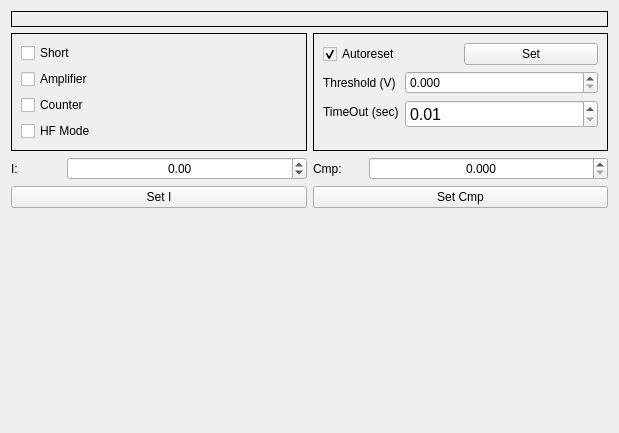
<?xml version="1.0" encoding="UTF-8"?>
<ui version="4.0">
 <class>SspdWidgetM1</class>
 <widget class="QWidget" name="SspdWidgetM1">
  <property name="geometry">
   <rect>
    <x>0</x>
    <y>0</y>
    <width>619</width>
    <height>433</height>
   </rect>
  </property>
  <property name="windowTitle">
   <string>Form</string>
  </property>
  <layout class="QVBoxLayout" name="verticalLayout_5">
   <item>
    <widget class="QLabel" name="lbData">
     <property name="styleSheet">
      <string notr="true">font: 24pt &quot;MS Shell Dlg 2&quot;;</string>
     </property>
     <property name="frameShape">
      <enum>QFrame::Box</enum>
     </property>
     <property name="text">
      <string/>
     </property>
     <property name="textFormat">
      <enum>Qt::AutoText</enum>
     </property>
     <property name="scaledContents">
      <bool>false</bool>
     </property>
     <property name="alignment">
      <set>Qt::AlignLeading|Qt::AlignLeft|Qt::AlignVCenter</set>
     </property>
     <property name="margin">
      <number>0</number>
     </property>
     <property name="indent">
      <number>-1</number>
     </property>
    </widget>
   </item>
   <item>
    <layout class="QHBoxLayout" name="horizontalLayout_4">
     <item>
      <widget class="QFrame" name="frame">
       <property name="frameShape">
        <enum>QFrame::Box</enum>
       </property>
       <property name="frameShadow">
        <enum>QFrame::Plain</enum>
       </property>
       <layout class="QVBoxLayout" name="verticalLayout_3">
        <item>
         <widget class="QCheckBox" name="cbShort">
          <property name="styleSheet">
           <string notr="true">font: 12pt &quot;MS Shell Dlg 2&quot;;</string>
          </property>
          <property name="text">
           <string>Short</string>
          </property>
         </widget>
        </item>
        <item>
         <widget class="QCheckBox" name="cbAmplifier">
          <property name="styleSheet">
           <string notr="true">font: 12pt &quot;MS Shell Dlg 2&quot;;</string>
          </property>
          <property name="text">
           <string>Amplifier</string>
          </property>
         </widget>
        </item>
        <item>
         <widget class="QCheckBox" name="cbCounter">
          <property name="styleSheet">
           <string notr="true">font: 12pt &quot;MS Shell Dlg 2&quot;;</string>
          </property>
          <property name="text">
           <string>Counter</string>
          </property>
         </widget>
        </item>
        <item>
         <widget class="QCheckBox" name="cbHFMode">
          <property name="styleSheet">
           <string notr="true">font: 12pt &quot;MS Shell Dlg 2&quot;;</string>
          </property>
          <property name="text">
           <string>HF Mode</string>
          </property>
         </widget>
        </item>
       </layout>
      </widget>
     </item>
     <item>
      <widget class="QFrame" name="frame_2">
       <property name="frameShape">
        <enum>QFrame::Box</enum>
       </property>
       <property name="frameShadow">
        <enum>QFrame::Plain</enum>
       </property>
       <layout class="QVBoxLayout" name="verticalLayout_4">
        <item>
         <layout class="QHBoxLayout" name="horizontalLayout_5">
          <item>
           <widget class="QCheckBox" name="cbAutoreset">
            <property name="styleSheet">
             <string notr="true">font: 12pt &quot;MS Shell Dlg 2&quot;;</string>
            </property>
            <property name="text">
             <string>Autoreset</string>
            </property>
            <property name="checkable">
             <bool>true</bool>
            </property>
            <property name="checked">
             <bool>true</bool>
            </property>
           </widget>
          </item>
          <item>
           <widget class="QPushButton" name="pbSetParams">
            <property name="styleSheet">
             <string notr="true">font: 12pt &quot;MS Shell Dlg 2&quot;;</string>
            </property>
            <property name="text">
             <string>Set</string>
            </property>
           </widget>
          </item>
         </layout>
        </item>
        <item>
         <layout class="QFormLayout" name="formLayout">
          <item row="0" column="0">
           <widget class="QLabel" name="label_3">
            <property name="styleSheet">
             <string notr="true">font: 12pt &quot;MS Shell Dlg 2&quot;;</string>
            </property>
            <property name="text">
             <string>Threshold (V)</string>
            </property>
           </widget>
          </item>
          <item row="0" column="1">
           <widget class="QDoubleSpinBox" name="dsbThreshold">
            <property name="styleSheet">
             <string notr="true">font: 12pt &quot;MS Shell Dlg 2&quot;;</string>
            </property>
            <property name="decimals">
             <number>3</number>
            </property>
            <property name="maximum">
             <double>9.999000000000001</double>
            </property>
            <property name="singleStep">
             <double>0.010000000000000</double>
            </property>
           </widget>
          </item>
          <item row="1" column="0">
           <widget class="QLabel" name="label_4">
            <property name="styleSheet">
             <string notr="true">font: 12pt &quot;MS Shell Dlg 2&quot;;</string>
            </property>
            <property name="text">
             <string>TimeOut (sec)</string>
            </property>
           </widget>
          </item>
          <item row="1" column="1">
           <widget class="QDoubleSpinBox" name="dsbTimeOut">
            <property name="font">
             <font>
              <pointsize>12</pointsize>
             </font>
            </property>
            <property name="minimum">
             <double>0.010000000000000</double>
            </property>
           </widget>
          </item>
         </layout>
        </item>
       </layout>
      </widget>
     </item>
    </layout>
   </item>
   <item>
    <layout class="QHBoxLayout" name="horizontalLayout_3">
     <item>
      <layout class="QVBoxLayout" name="verticalLayout">
       <item>
        <layout class="QHBoxLayout" name="horizontalLayout">
         <item>
          <widget class="QLabel" name="label">
           <property name="maximumSize">
            <size>
             <width>50</width>
             <height>16777215</height>
            </size>
           </property>
           <property name="styleSheet">
            <string notr="true">font: 16pt &quot;MS Shell Dlg 2&quot;;</string>
           </property>
           <property name="text">
            <string>I:</string>
           </property>
          </widget>
         </item>
         <item>
          <widget class="QDoubleSpinBox" name="sbI">
           <property name="maximumSize">
            <size>
             <width>16777215</width>
             <height>16777215</height>
            </size>
           </property>
           <property name="styleSheet">
            <string notr="true">font: 20pt &quot;MS Shell Dlg 2&quot;;</string>
           </property>
           <property name="alignment">
            <set>Qt::AlignCenter</set>
           </property>
           <property name="minimum">
            <double>-99.989999999999995</double>
           </property>
           <property name="singleStep">
            <double>0.100000000000000</double>
           </property>
          </widget>
         </item>
        </layout>
       </item>
       <item>
        <widget class="QPushButton" name="pbSetI">
         <property name="maximumSize">
          <size>
           <width>16777215</width>
           <height>16777215</height>
          </size>
         </property>
         <property name="styleSheet">
          <string notr="true">font: 20pt &quot;MS Shell Dlg 2&quot;;</string>
         </property>
         <property name="text">
          <string>Set I</string>
         </property>
        </widget>
       </item>
      </layout>
     </item>
     <item>
      <layout class="QVBoxLayout" name="verticalLayout_2">
       <item>
        <layout class="QHBoxLayout" name="horizontalLayout_2">
         <item>
          <widget class="QLabel" name="label_2">
           <property name="maximumSize">
            <size>
             <width>50</width>
             <height>16777215</height>
            </size>
           </property>
           <property name="styleSheet">
            <string notr="true">font: 16pt &quot;MS Shell Dlg 2&quot;;</string>
           </property>
           <property name="text">
            <string>Cmp:</string>
           </property>
          </widget>
         </item>
         <item>
          <widget class="QDoubleSpinBox" name="sbCmp">
           <property name="styleSheet">
            <string notr="true">font: 20pt &quot;MS Shell Dlg 2&quot;;</string>
           </property>
           <property name="alignment">
            <set>Qt::AlignCenter</set>
           </property>
           <property name="decimals">
            <number>3</number>
           </property>
           <property name="maximum">
            <double>2.500000000000000</double>
           </property>
           <property name="singleStep">
            <double>0.010000000000000</double>
           </property>
          </widget>
         </item>
        </layout>
       </item>
       <item>
        <widget class="QPushButton" name="pbSetCmp">
         <property name="styleSheet">
          <string notr="true">font: 20pt &quot;MS Shell Dlg 2&quot;;</string>
         </property>
         <property name="text">
          <string>Set Cmp</string>
         </property>
        </widget>
       </item>
      </layout>
     </item>
    </layout>
   </item>
   <item>
    <spacer name="verticalSpacer_2">
     <property name="orientation">
      <enum>Qt::Vertical</enum>
     </property>
     <property name="sizeHint" stdset="0">
      <size>
       <width>20</width>
       <height>0</height>
      </size>
     </property>
    </spacer>
   </item>
  </layout>
 </widget>
 <tabstops>
  <tabstop>pbSetI</tabstop>
  <tabstop>sbI</tabstop>
  <tabstop>pbSetCmp</tabstop>
  <tabstop>sbCmp</tabstop>
  <tabstop>cbShort</tabstop>
  <tabstop>cbAmplifier</tabstop>
  <tabstop>cbCounter</tabstop>
 </tabstops>
 <resources/>
 <connections/>
</ui>
